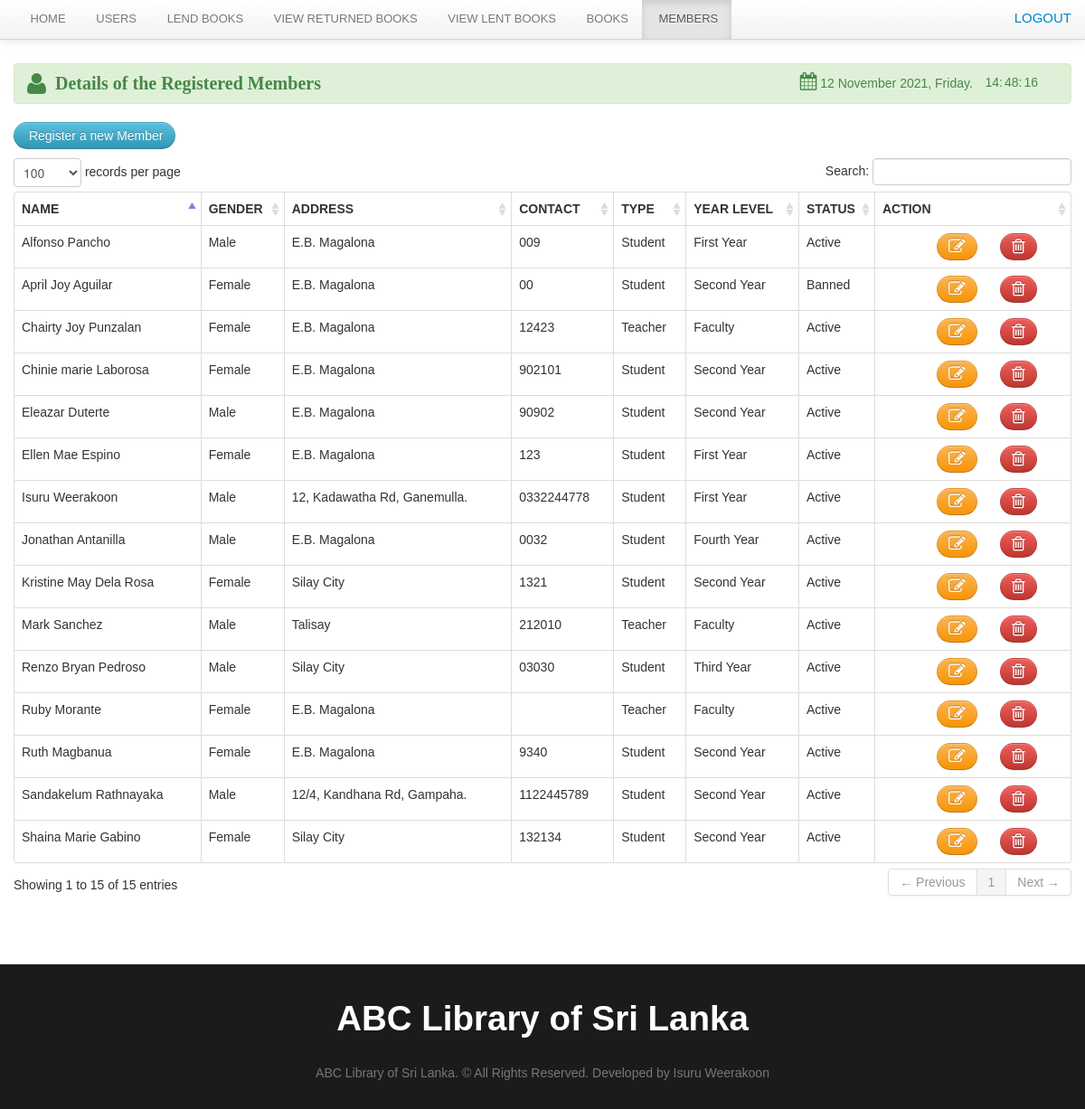
Page /librarian/member.php on the committed database.
### tables this page shows
CREATE TABLE `member` (
  `member_id` int(11) NOT NULL,
  `firstname` varchar(100) NOT NULL,
  `lastname` varchar(100) NOT NULL,
  `gender` varchar(10) NOT NULL,
  `address` varchar(100) NOT NULL,
  `contact` varchar(100) NOT NULL,
  `type` varchar(100) NOT NULL,
  `year_level` varchar(100) NOT NULL,
  `status` varchar(100) NOT NULL
);

### librarian/member.php (the view, shortened to what this page needs)
<?php include('header.php'); ?>
<?php include('navbar_member.php'); ?>
	<div class="container">
		<div class="margin-top">
			<div class="row">
				<div class="span12">
					<br>
					<div class="alert alert-success">
						<strong style="font-family: 'Arial Black', arial-black;font-size: 20px;"><i class="icon-user icon-large"></i>&nbsp;&nbsp;Details of the Registered Members</strong>
						<div class="pull-right">
							<table>
								<tr>
									<td><i class="icon-calendar icon-small" style="font-size: 20px;"></i>
                                        <?php
                                            $Today = date('y:m:d');
                                            $new = date('d F Y, l', strtotime($Today));
                                            echo $new.'.  ';
                                        ?>&nbsp;&nbsp;</td>
									<td id="Hour"></td>
									<td id="Minut"></td>
									<td id="Second"></td>
							</table>
						</div>
					</div>
					<p><a href="#add_member" class="btn btn-info" data-toggle="modal">&nbsp;Register a new Member </a></p>
				</div>
				<div class="span12">
					<table cellpadding="0" cellspacing="0" border="0" class="table  table-bordered" id="example">
						<thead>
						<tr>
							<th>Name</th>
							<th>Gender</th>
							<th>Address</th>
							<th>Contact</th>
							<th>Type</th>
							<th>Year level</th>
							<th>Status</th>
							<th>Action</th>
						</tr>
						</thead>
						<tbody>
                        <?php  $user_query = mysqli_query($connect,"select * from member")or die(mysqli_error());
                            while($row=mysqli_fetch_array($user_query)){
                                $id=$row['member_id'];  ?>
								<tr class="del<?php echo $id ?>">
									<td><?php echo $row['firstname']." ".$row['lastname']; ?></td>
									<td><?php echo $row['gender']; ?> </td>
									<td><?php echo $row['address']; ?> </td>
									<td><?php echo $row['contact']; ?></td>
									<td><?php echo $row['type']; ?></td>
									<td><?php echo $row['year_level']; ?></td>
									<td><?php echo $row['status']; ?></td>
									<td width="100">
										<div class="span2">
											<a rel="tooltip"  title="Delete" id="<?php echo $id; ?>" href="#delete_student<?php echo $id; ?>" data-toggle="modal" class="btn btn-danger"><i class="icon-trash icon-large"></i></a>
											<div class="span1">
												<a rel="tooltip"  title="Edit" id="e<?php echo $id; ?>" href="#edit<?php echo $id; ?>" data-toggle="modal" class="btn btn-warning"><i class="icon-edit icon-large"></i></a>
											</div></div>
									</td>
								</tr>
                            <?php  }  ?>
						</tbody>
					</table>
				</div>
			</div>
		</div>
	</div>
<?php include('footer.php') ?>

### css/docs.css (style rules this page uses)
body { font-family:'TR Century Gothic',Helvetica,Arial,sans-serif !important; }
.btn { border-radius: 25px !important; }
.alert { text-shadow: none; }
th { text-transform:uppercase; }
.margin-top { margin-top:50px; }
body { background: url(../img/grid_noise.png); position: relative; }

### css/print.css (style rules this page uses)
th { text-align:left; }
td { text-align:left; border-top:1px solid; padding:2px; }
.btn { display:none; }
.alert { display:none; }
body { font-family:arial; font-size:13px; }

### rows in the picture
member: firstname "Mark", lastname "Sanchez", gender "Male", address "Talisay", contact "212010", type "Teacher", year_level "Faculty", status "Active"
member: firstname "April Joy", lastname "Aguilar", gender "Female", address "E.B. Magalona", contact "00", type "Student", year_level "Second Year", status "Banned"
member: firstname "Alfonso", lastname "Pancho", gender "Male", address "E.B. Magalona", contact "009", type "Student", year_level "First Year", status "Active"
member: firstname "Jonathan", lastname "Antanilla", gender "Male", address "E.B. Magalona", contact "0032", type "Student", year_level "Fourth Year", status "Active"
member: firstname "Shaina Marie", lastname "Gabino", gender "Female", address "Silay City", contact "132134", type "Student", year_level "Second Year", status "Active"
member: firstname "Renzo Bryan", lastname "Pedroso", gender "Male", address "Silay City", contact "03030", type "Student", year_level "Third Year", status "Active"
member: firstname "Eleazar", lastname "Duterte", gender "Male", address "E.B. Magalona", contact "90902", type "Student", year_level "Second Year", status "Active"
member: firstname "Ellen Mae", lastname "Espino", gender "Female", address "E.B. Magalona", contact "123", type "Student", year_level "First Year", status "Active"
member: firstname "Ruth", lastname "Magbanua", gender "Female", address "E.B. Magalona", contact "9340", type "Student", year_level "Second Year", status "Active"
member: firstname "Chairty Joy", lastname "Punzalan", gender "Female", address "E.B. Magalona", contact "12423", type "Teacher", year_level "Faculty", status "Active"
member: firstname "Kristine May", lastname "Dela Rosa", gender "Female", address "Silay City", contact "1321", type "Student", year_level "Second Year", status "Active"
member: firstname "Chinie marie", lastname "Laborosa", gender "Female", address "E.B. Magalona", contact "902101", type "Student", year_level "Second Year", status "Active"
member: firstname "Ruby", lastname "Morante", gender "Female", address "E.B. Magalona", type "Teacher", year_level "Faculty", status "Active"
member: firstname "Isuru", lastname "Weerakoon", gender "Male", address "12, Kadawatha Rd, Ganemulla.", contact "0332244778", type "Student", year_level "First Year", status "Active"
member: firstname "Sandakelum", lastname "Rathnayaka", gender "Male", address "12/4, Kandhana Rd, Gampaha.", contact "1122445789", type "Student", year_level "Second Year", status "Active"
